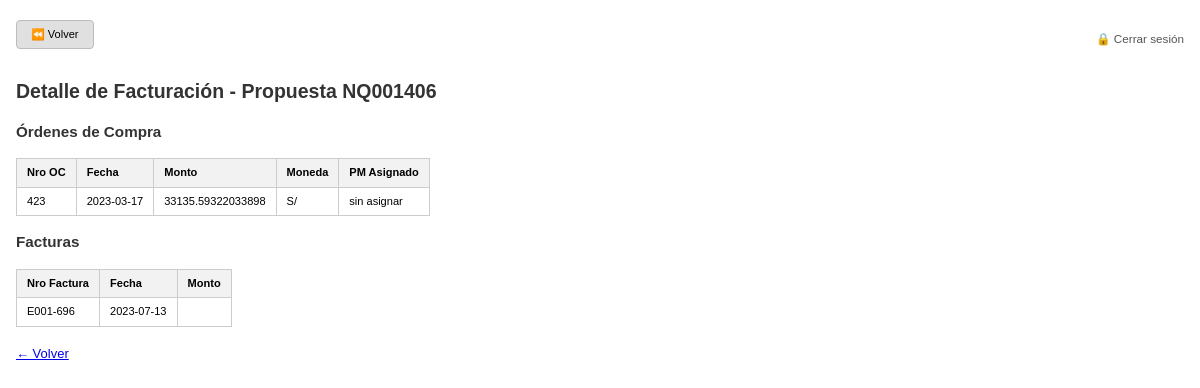
/facturacion/propuesta/NQ001406 (signed in), run on the app's committed database.
### tables this page shows
CREATE TABLE ordenes_compra (
                id_oc INTEGER PRIMARY KEY AUTOINCREMENT,
                id_propuesta TEXT NOT NULL,
                nro_oc TEXT NOT NULL,
                fecha_oc DATE NOT NULL,
                monto_oc REAL NOT NULL CHECK (monto_oc > 0),
                pm_asignado TEXT,
                moneda TEXT NOT NULL CHECK(moneda IN ('S/', 'US$'))
            );

CREATE TABLE facturas (
    id_factura INTEGER PRIMARY KEY AUTOINCREMENT,
    id_oc INTEGER NOT NULL,
    nro_factura TEXT NOT NULL,
    monto_factura_soles REAL,
    monto_factura_dolares REAL,
    fecha_factura DATE NOT NULL
);

### app.py (the view, shortened to what this page needs)
@app.route("/facturacion/propuesta/<string:id_propuesta>")
def facturacion_por_propuesta(id_propuesta):
    ordenes = facturacion_service.obtener_todas_oc()
    facturas = facturacion_service.obtener_todo_facturacion()[1]
    ordenes_filtradas = [oc for oc in ordenes if oc["id_propuesta"] == id_propuesta]
    ids_oc = [oc["id_oc"] for oc in ordenes_filtradas]
    facturas_filtradas = [f for f in facturas if f["id_oc"] in ids_oc]
    propuesta = leer_propuestas({"id": id_propuesta})[0]
    mapa_facturas_por_oc = {}
    for f in facturas_filtradas:
        id_oc = f["id_oc"]
        monto = float(f["monto_factura_soles"] or 0) + float(f["monto_factura_dolares"] or 0)
        mapa_facturas_por_oc[id_oc] = mapa_facturas_por_oc.get(id_oc, 0) + monto
    ordenes_con_montos = []
    for oc in ordenes_filtradas:
        oc_dict = dict(oc)  # ✅ Convierte Row a dict
        monto_oc = float(oc_dict["monto_oc"] or 0)
        facturado = mapa_facturas_por_oc.get(oc_dict["id_oc"], 0)
        pendiente = max(0, monto_oc - facturado)
        oc_dict["monto_facturado"] = facturado
        oc_dict["monto_pendiente"] = pendiente
        ordenes_con_montos.append(oc_dict)
    return render_template("facturacion/facturacion_por_propuesta.html",
                           id_propuesta=id_propuesta,
                           ordenes=ordenes_filtradas,
                           facturas=facturas_filtradas,
                           propuesta=propuesta)

### app.py (called while the page is built)
@app.before_request
def verificar_acceso():
    rutas_publicas = ["/login", "/static", "/favicon.ico"]
    if not session.get("usuario_id"):
        if not any(request.path.startswith(r) for r in rutas_publicas):
            return redirect(url_for('login'))

### services/facturacion_service.py (called while the page is built)
def obtener_todo_facturacion():
    conn = get_db_connection()
    cursor = conn.cursor()
    cursor.execute("SELECT * FROM ordenes_compra")
    ordenes = cursor.fetchall()
    cursor.execute("SELECT * FROM facturas")
    facturas = cursor.fetchall()
    conn.close()
    return ordenes, facturas

def obtener_todas_oc():
    conn = get_db_connection()
    cursor = conn.cursor()
    cursor.execute("SELECT * FROM ordenes_compra")
    ordenes = cursor.fetchall()
    conn.close()
    return ordenes

### utils/db_connection.py (called while the page is built)
def get_db_connection():
    base_dir = os.path.dirname(os.path.abspath(__file__))
    db_path = os.path.join(base_dir, '..', 'database', 'crm_database.db')
    conn = sqlite3.connect(db_path)
    conn.row_factory = sqlite3.Row  # ✅ Esto permite acceder a las columnas por nombre
    conn.execute("PRAGMA foreign_keys = ON")  # ✅ Activar claves foráneas
    return conn

### templates/facturacion/facturacion_por_propuesta.html
{% extends 'base.html' %}
{% block content %}
  <h2>Detalle de Facturación - Propuesta {{ id_propuesta }}</h2>
  <h3>Órdenes de Compra</h3>
  {% if ordenes %}
    <table>
      <tr>
        <th>Nro OC</th>
        <th>Fecha</th>
        <th>Monto</th>
        <th>Moneda</th>
        <th>PM Asignado</th>
      </tr>
      {% for oc in ordenes %}
      <tr>
        <td>{{ oc.nro_oc }}</td>
        <td>{{ oc.fecha_oc }}</td>
        <td>{{ oc.monto_oc }}</td>
        <td>{{ oc.moneda }}</td>
        <td>{{ oc.pm_asignado }}</td>
      </tr>
      {% endfor %}
    </table>
  {% else %}
    <p>No hay órdenes de compra para esta propuesta.</p>
  {% endif %}
  <h3>Facturas</h3>
  {% if facturas %}
    <table>
      <tr>
        <th>Nro Factura</th>
        <th>Fecha</th>
        <th>Monto</th>
      </tr>
      {% for f in facturas %}
      <tr>
        <td>{{ f.nro_factura }}</td>
        <td>{{ f.fecha_factura }}</td>
        <td>{{ f.monto_factura }}</td>
      </tr>
      {% endfor %}
    </table>
  {% else %}
    <p>No hay facturas para esta propuesta.</p>
  {% endif %}
  <br>
  <a href="{{ url_for('facturacion_index') }}" class="button volver">← Volver</a>
{% endblock %}

### templates/base.html (style rules this page uses)
html { font-size: 13px; }
body { font-family: Arial, sans-serif; margin: 16px; line-height: 1.4; }
h1, h2, h3 { color: #333; margin-bottom: 16px; }
table { border-collapse: collapse; width: 100%; max-width: 100%; overflow-x: auto; display: block; }
th, td { padding: 6px 10px; border: 1px solid #ccc; text-align: left; font-size: 0.85rem; }
th { background-color: #f2f2f2; }

### data on the page
ordenes_compra: nro_oc "423", fecha_oc "2023-03-17", monto_oc "33135.59322033898", moneda "S/", pm_asignado "sin asignar"
facturas: nro_factura "E001-696", fecha_factura "2023-07-13"

### other printed values
{{ id_propuesta }} "NQ001406"
